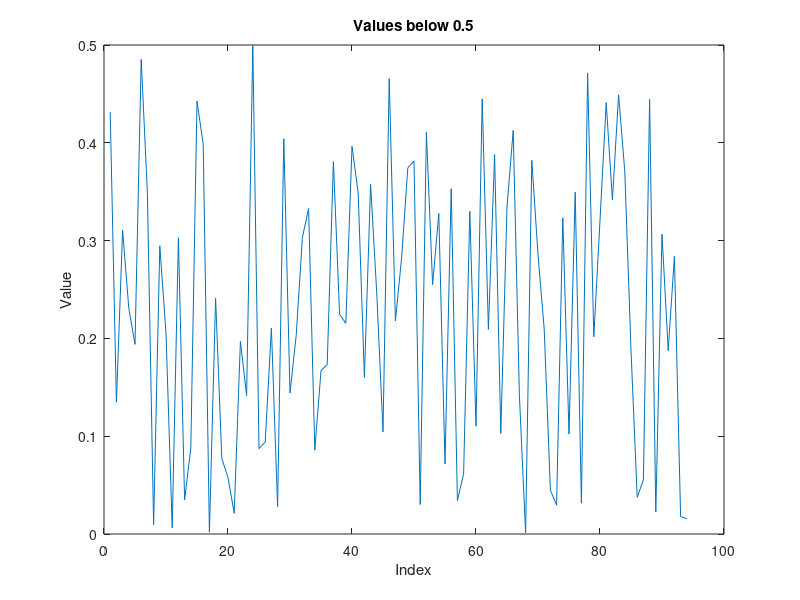

This chart was generated by the following MATLAB code:
function AB_session2()
    % 1. تولید متغیر تصادفی 1x200
    randomVariable = rand(1, 200);
    
    % 2. پیدا کردن مقادیر کمتر از 0.5
    valuesBelowHalf = randomVariable(randomVariable < 0.5);
    
    % 3. ذخیره متغیر در حافظه
    save('valuesBelowHalf.mat', 'valuesBelowHalf');
    
    % 4. رسم نمودار خطی از مقادیر
    plot(valuesBelowHalf);
    title('Values below 0.5');
    xlabel('Index');
    ylabel('Value');
end
